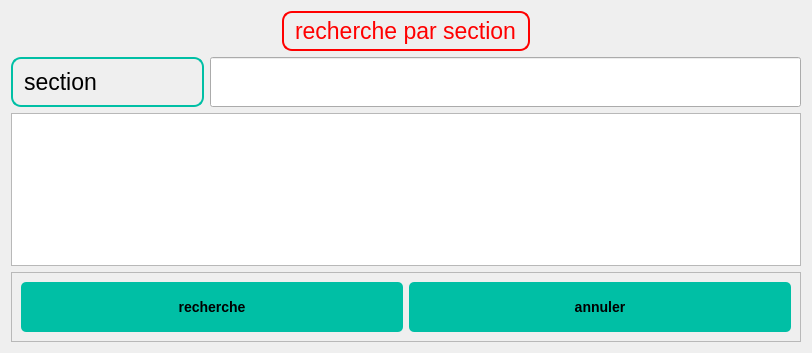
<?xml version="1.0" encoding="UTF-8"?>
<ui version="4.0">
 <class>Dialog</class>
 <widget class="QDialog" name="Dialog">
  <property name="geometry">
   <rect>
    <x>0</x>
    <y>0</y>
    <width>812</width>
    <height>353</height>
   </rect>
  </property>
  <property name="windowTitle">
   <string>Dialog</string>
  </property>
  <property name="styleSheet">
   <string notr="true">QLabel {
    background-color: none;
    border: 2px solid #00BFA5;
    border-radius: 10px;
    padding: 5px;
    color: #000000;
    font-size: 17pt;
    font-family: Arial, sans-serif;
}
QPushButton {
    font-family: &quot;Arial&quot;, sans-serif;
    font-size: 14px;
    font-weight: bold;
    color: #000000;
    background-color: #00BFA5;
    border: none;
    border-radius: 5px;
    padding: 8px 16px;
    text-align: center;
    text-transform: uppercase;
}

QPushButton:hover {
    background-color: #009980;
}
</string>
  </property>
  <layout class="QGridLayout" name="gridLayout">
   <item row="1" column="0">
    <widget class="QLabel" name="label">
     <property name="text">
      <string>section</string>
     </property>
    </widget>
   </item>
   <item row="3" column="0" colspan="4">
    <widget class="QTableView" name="tableView"/>
   </item>
   <item row="4" column="0" colspan="4">
    <widget class="QFrame" name="frame">
     <property name="frameShape">
      <enum>QFrame::StyledPanel</enum>
     </property>
     <property name="frameShadow">
      <enum>QFrame::Raised</enum>
     </property>
     <layout class="QGridLayout" name="gridLayout_2">
      <item row="0" column="0">
       <widget class="QPushButton" name="pushButton">
        <property name="minimumSize">
         <size>
          <width>0</width>
          <height>50</height>
         </size>
        </property>
        <property name="styleSheet">
         <string notr="true">/* Buttons */
QPushButton {
    font-family: &quot;Arial&quot;, sans-serif;
    font-size: 14px;
    font-weight: bold;
    color: #000000; /* Black text color */
    background-color: #00BFA5; /* Teal button background color */
    border: none;
    border-radius: 5px;
    padding: 8px 16px;
    text-align: center; /* Center align button text */
    text-transform: uppercase; /* Uppercase button text */
}

QPushButton:hover {
    background-color: #009980; /* Darker teal button background color on hover */
}</string>
        </property>
        <property name="text">
         <string>recherche</string>
        </property>
       </widget>
      </item>
      <item row="0" column="1">
       <widget class="QPushButton" name="pushButton_2">
        <property name="minimumSize">
         <size>
          <width>0</width>
          <height>50</height>
         </size>
        </property>
        <property name="styleSheet">
         <string notr="true">/* Buttons */
QPushButton {
    font-family: &quot;Arial&quot;, sans-serif;
    font-size: 14px;
    font-weight: bold;
    color: #000000; /* Black text color */
    background-color: #00BFA5; /* Teal button background color */
    border: none;
    border-radius: 5px;
    padding: 8px 16px;
    text-align: center; /* Center align button text */
    text-transform: uppercase; /* Uppercase button text */
}

QPushButton:hover {
    background-color: #009980; /* Darker teal button background color on hover */
}</string>
        </property>
        <property name="text">
         <string>annuler</string>
        </property>
       </widget>
      </item>
     </layout>
    </widget>
   </item>
   <item row="1" column="1" colspan="3">
    <widget class="QLineEdit" name="lineEdit">
     <property name="minimumSize">
      <size>
       <width>0</width>
       <height>50</height>
      </size>
     </property>
    </widget>
   </item>
   <item row="0" column="0" colspan="4" alignment="Qt::AlignHCenter">
    <widget class="QLabel" name="label_2">
     <property name="styleSheet">
      <string notr="true">
QLabel {
  background-color: none;
  border: 2px solid red;
  border-radius: 10px;
  padding: 5px;
  color: red;
  font-size: 17pt;
  font-family: Arial, sans-serif;
  

}
</string>
     </property>
     <property name="text">
      <string>recherche par section</string>
     </property>
    </widget>
   </item>
  </layout>
 </widget>
 <resources/>
 <connections/>
</ui>
